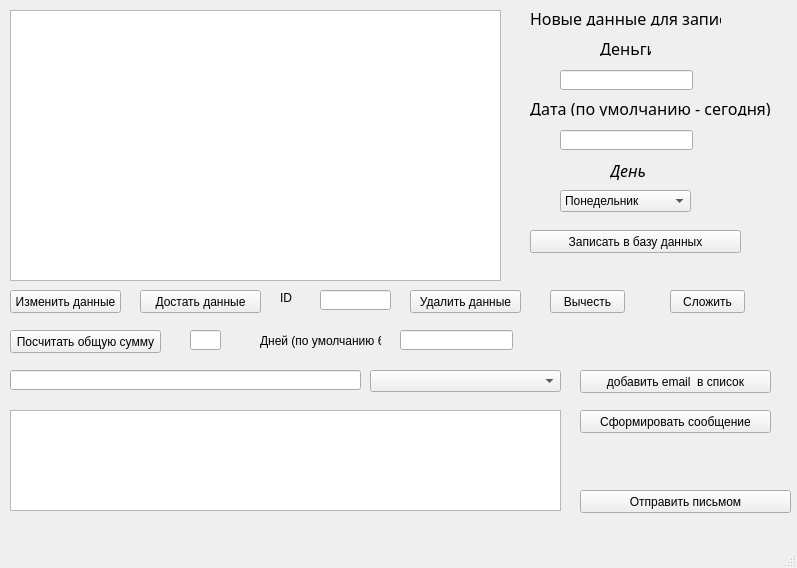
<?xml version="1.0" encoding="UTF-8"?>
<ui version="4.0">
 <class>MainWindow</class>
 <widget class="QMainWindow" name="MainWindow">
  <property name="geometry">
   <rect>
    <x>0</x>
    <y>0</y>
    <width>797</width>
    <height>568</height>
   </rect>
  </property>
  <property name="windowTitle">
   <string>MainWindow</string>
  </property>
  <widget class="QWidget" name="centralwidget">
   <widget class="QPushButton" name="insert_info">
    <property name="geometry">
     <rect>
      <x>530</x>
      <y>230</y>
      <width>211</width>
      <height>23</height>
     </rect>
    </property>
    <property name="text">
     <string>Записать в базу данных</string>
    </property>
   </widget>
   <widget class="QTextEdit" name="text_datebase">
    <property name="geometry">
     <rect>
      <x>10</x>
      <y>10</y>
      <width>491</width>
      <height>271</height>
     </rect>
    </property>
    <property name="html">
     <string>&lt;!DOCTYPE HTML PUBLIC &quot;-//W3C//DTD HTML 4.0//EN&quot; &quot;http://www.w3.org/TR/REC-html40/strict.dtd&quot;&gt;
&lt;html&gt;&lt;head&gt;&lt;meta name=&quot;qrichtext&quot; content=&quot;1&quot; /&gt;&lt;style type=&quot;text/css&quot;&gt;
p, li { white-space: pre-wrap; }
&lt;/style&gt;&lt;/head&gt;&lt;body style=&quot; font-family:'MS Shell Dlg 2'; font-size:8.25pt; font-weight:400; font-style:normal;&quot;&gt;
&lt;p style=&quot;-qt-paragraph-type:empty; margin-top:0px; margin-bottom:0px; margin-left:0px; margin-right:0px; -qt-block-indent:0; text-indent:0px;&quot;&gt;&lt;br /&gt;&lt;/p&gt;&lt;/body&gt;&lt;/html&gt;</string>
    </property>
   </widget>
   <widget class="QLineEdit" name="money_input">
    <property name="geometry">
     <rect>
      <x>560</x>
      <y>70</y>
      <width>133</width>
      <height>20</height>
     </rect>
    </property>
   </widget>
   <widget class="QLabel" name="label_2">
    <property name="geometry">
     <rect>
      <x>530</x>
      <y>10</y>
      <width>191</width>
      <height>16</height>
     </rect>
    </property>
    <property name="font">
     <font>
      <family>Nightclub BTN</family>
      <pointsize>12</pointsize>
     </font>
    </property>
    <property name="text">
     <string>Новые данные для записи</string>
    </property>
   </widget>
   <widget class="QLabel" name="label_4">
    <property name="geometry">
     <rect>
      <x>530</x>
      <y>100</y>
      <width>241</width>
      <height>16</height>
     </rect>
    </property>
    <property name="font">
     <font>
      <family>Nightclub BTN Cn</family>
      <pointsize>12</pointsize>
     </font>
    </property>
    <property name="text">
     <string>Дата (по умолчанию - сегодня)</string>
    </property>
   </widget>
   <widget class="QLabel" name="label_5">
    <property name="geometry">
     <rect>
      <x>610</x>
      <y>160</y>
      <width>81</width>
      <height>20</height>
     </rect>
    </property>
    <property name="font">
     <font>
      <family>Vivaldi</family>
      <pointsize>12</pointsize>
      <weight>50</weight>
      <italic>true</italic>
      <bold>false</bold>
     </font>
    </property>
    <property name="text">
     <string>День</string>
    </property>
   </widget>
   <widget class="QLineEdit" name="date_input">
    <property name="geometry">
     <rect>
      <x>560</x>
      <y>130</y>
      <width>133</width>
      <height>20</height>
     </rect>
    </property>
   </widget>
   <widget class="QPushButton" name="push_email">
    <property name="geometry">
     <rect>
      <x>580</x>
      <y>490</y>
      <width>211</width>
      <height>23</height>
     </rect>
    </property>
    <property name="text">
     <string>Отправить письмом</string>
    </property>
   </widget>
   <widget class="QPushButton" name="update_datebase">
    <property name="geometry">
     <rect>
      <x>10</x>
      <y>290</y>
      <width>111</width>
      <height>23</height>
     </rect>
    </property>
    <property name="text">
     <string>Изменить данные</string>
    </property>
   </widget>
   <widget class="QLineEdit" name="update_end">
    <property name="geometry">
     <rect>
      <x>320</x>
      <y>290</y>
      <width>71</width>
      <height>20</height>
     </rect>
    </property>
   </widget>
   <widget class="QComboBox" name="comboBox">
    <property name="geometry">
     <rect>
      <x>560</x>
      <y>190</y>
      <width>131</width>
      <height>22</height>
     </rect>
    </property>
    <item>
     <property name="text">
      <string>Понедельник</string>
     </property>
    </item>
    <item>
     <property name="text">
      <string>Вторник</string>
     </property>
    </item>
    <item>
     <property name="text">
      <string>Среда</string>
     </property>
    </item>
    <item>
     <property name="text">
      <string>Четверг</string>
     </property>
    </item>
    <item>
     <property name="text">
      <string>Пятница</string>
     </property>
    </item>
    <item>
     <property name="text">
      <string>Суббота</string>
     </property>
    </item>
    <item>
     <property name="text">
      <string>Воскресенье</string>
     </property>
    </item>
   </widget>
   <widget class="QPushButton" name="sum">
    <property name="geometry">
     <rect>
      <x>10</x>
      <y>330</y>
      <width>151</width>
      <height>23</height>
     </rect>
    </property>
    <property name="text">
     <string>Посчитать общую сумму</string>
    </property>
   </widget>
   <widget class="QLineEdit" name="date_period_1">
    <property name="geometry">
     <rect>
      <x>190</x>
      <y>330</y>
      <width>31</width>
      <height>20</height>
     </rect>
    </property>
   </widget>
   <widget class="QLabel" name="label_6">
    <property name="geometry">
     <rect>
      <x>260</x>
      <y>330</y>
      <width>121</width>
      <height>21</height>
     </rect>
    </property>
    <property name="text">
     <string>Дней (по умолчанию 6)</string>
    </property>
   </widget>
   <widget class="QLineEdit" name="line_total">
    <property name="geometry">
     <rect>
      <x>400</x>
      <y>330</y>
      <width>113</width>
      <height>20</height>
     </rect>
    </property>
   </widget>
   <widget class="QLabel" name="label_3">
    <property name="geometry">
     <rect>
      <x>600</x>
      <y>40</y>
      <width>51</width>
      <height>16</height>
     </rect>
    </property>
    <property name="font">
     <font>
      <family>Nightclub BTN Cn</family>
      <pointsize>12</pointsize>
     </font>
    </property>
    <property name="text">
     <string>Деньги</string>
    </property>
   </widget>
   <widget class="QPushButton" name="delete_datebase">
    <property name="geometry">
     <rect>
      <x>410</x>
      <y>290</y>
      <width>111</width>
      <height>23</height>
     </rect>
    </property>
    <property name="text">
     <string>Удалить данные</string>
    </property>
   </widget>
   <widget class="QPushButton" name="pushButton">
    <property name="geometry">
     <rect>
      <x>550</x>
      <y>290</y>
      <width>75</width>
      <height>23</height>
     </rect>
    </property>
    <property name="text">
     <string>Вычесть</string>
    </property>
   </widget>
   <widget class="QPushButton" name="pushButton_sum">
    <property name="geometry">
     <rect>
      <x>670</x>
      <y>290</y>
      <width>75</width>
      <height>23</height>
     </rect>
    </property>
    <property name="text">
     <string>Сложить</string>
    </property>
   </widget>
   <widget class="QLabel" name="label_ID">
    <property name="geometry">
     <rect>
      <x>280</x>
      <y>290</y>
      <width>21</width>
      <height>16</height>
     </rect>
    </property>
    <property name="text">
     <string>ID</string>
    </property>
   </widget>
   <widget class="QComboBox" name="comboBox_email">
    <property name="geometry">
     <rect>
      <x>370</x>
      <y>370</y>
      <width>191</width>
      <height>22</height>
     </rect>
    </property>
   </widget>
   <widget class="QLineEdit" name="email_lineEdit">
    <property name="geometry">
     <rect>
      <x>10</x>
      <y>370</y>
      <width>351</width>
      <height>20</height>
     </rect>
    </property>
   </widget>
   <widget class="QPushButton" name="pushButton_2">
    <property name="geometry">
     <rect>
      <x>580</x>
      <y>370</y>
      <width>191</width>
      <height>23</height>
     </rect>
    </property>
    <property name="text">
     <string>добавить email  в список</string>
    </property>
   </widget>
   <widget class="QPushButton" name="pushButton_3">
    <property name="geometry">
     <rect>
      <x>140</x>
      <y>290</y>
      <width>121</width>
      <height>23</height>
     </rect>
    </property>
    <property name="text">
     <string>Достать данные</string>
    </property>
   </widget>
   <widget class="QTextEdit" name="textEdit">
    <property name="geometry">
     <rect>
      <x>10</x>
      <y>410</y>
      <width>551</width>
      <height>101</height>
     </rect>
    </property>
   </widget>
   <widget class="QPushButton" name="pushButton_4">
    <property name="geometry">
     <rect>
      <x>580</x>
      <y>410</y>
      <width>191</width>
      <height>23</height>
     </rect>
    </property>
    <property name="text">
     <string>Сформировать сообщение</string>
    </property>
   </widget>
   <zorder>insert_info</zorder>
   <zorder>text_datebase</zorder>
   <zorder>money_input</zorder>
   <zorder>label_2</zorder>
   <zorder>label_4</zorder>
   <zorder>label_5</zorder>
   <zorder>date_input</zorder>
   <zorder>push_email</zorder>
   <zorder>update_datebase</zorder>
   <zorder>update_end</zorder>
   <zorder>label_3</zorder>
   <zorder>comboBox</zorder>
   <zorder>sum</zorder>
   <zorder>date_period_1</zorder>
   <zorder>label_6</zorder>
   <zorder>line_total</zorder>
   <zorder>delete_datebase</zorder>
   <zorder>pushButton</zorder>
   <zorder>pushButton_sum</zorder>
   <zorder>label_ID</zorder>
   <zorder>comboBox_email</zorder>
   <zorder>email_lineEdit</zorder>
   <zorder>pushButton_2</zorder>
   <zorder>pushButton_3</zorder>
   <zorder>textEdit</zorder>
   <zorder>pushButton_4</zorder>
  </widget>
  <widget class="QMenuBar" name="menubar">
   <property name="geometry">
    <rect>
     <x>0</x>
     <y>0</y>
     <width>797</width>
     <height>19</height>
    </rect>
   </property>
  </widget>
  <widget class="QStatusBar" name="statusbar"/>
 </widget>
 <tabstops>
  <tabstop>date_input</tabstop>
  <tabstop>push_email</tabstop>
  <tabstop>insert_info</tabstop>
  <tabstop>text_datebase</tabstop>
  <tabstop>money_input</tabstop>
  <tabstop>update_datebase</tabstop>
 </tabstops>
 <resources/>
 <connections/>
</ui>
